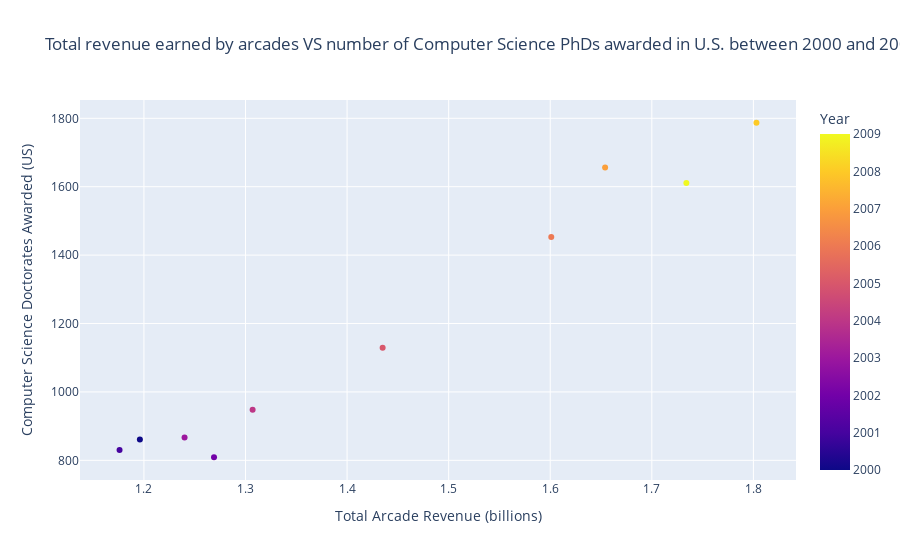

Here is the notebook cell this chart was saved with:
### Code cell
# Plotting the scatter plot
fig = px.scatter(A, x="Total Arcade Revenue (billions)", y="Computer Science Doctorates Awarded (US)", title= "Total revenue earned by arcades VS number of Computer Science PhDs awarded in U.S. between 2000 and 2009",color="Year")
fig.show()

### Figure 1 — Plotly figure (JSON) as saved in the notebook; plotly's stock layout.template omitted (floating-point values rounded to 4 significant figures)
{"data": [{"hovertemplate": "Total Arcade Revenue (billions)=%{x}<br>Computer Science Doctorates Awarded (US)=%{y}<br>Year=%{marker.color}<extra></extra>", "legendgroup": "", "marker": {"color": [2000, 2001, 2002, 2003, 2004, 2005, 2006, 2007, 2008, 2009], "coloraxis": "coloraxis", "symbol": "circle"}, "mode": "markers", "name": "", "orientation": "v", "showlegend": false, "type": "scatter", "x": [1.196, 1.176, 1.269, 1.24, 1.307, 1.435, 1.601, 1.654, 1.803, 1.734], "xaxis": "x", "y": [861, 830, 809, 867, 948, 1129, 1453, 1656, 1787, 1611], "yaxis": "y"}], "layout": {"coloraxis": {"colorbar": {"title": {"text": "Year"}}, "colorscale": [[0, "#0d0887"], [0.1111, "#46039f"], [0.2222, "#7201a8"], [0.3333, "#9c179e"], [0.4444, "#bd3786"], [0.5556, "#d8576b"], [0.6667, "#ed7953"], [0.7778, "#fb9f3a"], [0.8889, "#fdca26"], [1, "#f0f921"]]}, "legend": {"tracegroupgap": 0}, "title": {"text": "Total revenue earned by arcades VS number of Computer Science PhDs awarded in U.S. between 2000 and 2009"}, "xaxis": {"anchor": "y", "domain": [0, 1], "title": {"text": "Total Arcade Revenue (billions)"}}, "yaxis": {"anchor": "x", "domain": [0, 1], "title": {"text": "Computer Science Doctorates Awarded (US)"}}}}
